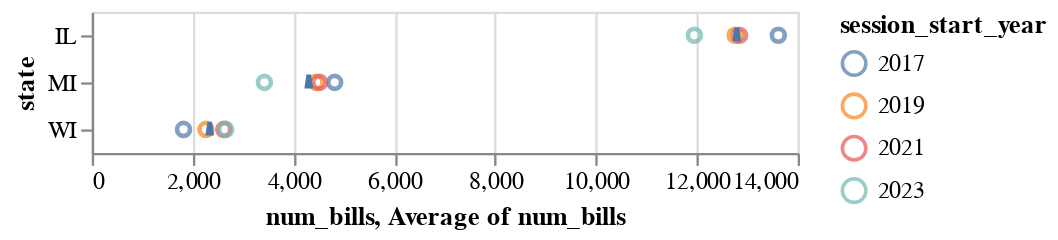

Write notebook code for a chart like this one.
### Code cell
# Example 5
# We can combine compatible charts by using `+` to layer them.
# There are other operators you'll encounter that allow placing charts side by side.
by_year + avgs

### Figure 1 — Vega-Lite specification as saved in the notebook (floating-point values rounded to 4 significant figures)
{"config": {"view": {"continuousWidth": 300, "continuousHeight": 300}}, "layer": [{"mark": {"type": "point"}, "encoding": {"color": {"field": "session_start_year", "type": "nominal"}, "x": {"field": "num_bills", "type": "quantitative"}, "y": {"field": "state", "type": "nominal"}}}, {"mark": {"type": "point", "shape": "wedge"}, "encoding": {"x": {"aggregate": "average", "field": "num_bills", "type": "quantitative"}, "y": {"field": "state", "type": "nominal"}}}], "data": {"name": "data-7819b1facf2e5fc9998dcf4cad0b99f8"}, "$schema": "https://vega.github.io/schema/vega-lite/v5.20.1.json", "datasets": {"data-7819b1facf2e5fc9998dcf4cad0b99f8": [{"state": "IL", "session_start_year": 2017, "num_bills": 13616}, {"state": "IL", "session_start_year": 2019, "num_bills": 12760}, {"state": "IL", "session_start_year": 2021, "num_bills": 12847}, {"state": "IL", "session_start_year": 2023, "num_bills": 11951}, {"state": "MI", "session_start_year": 2017, "num_bills": 4818}, {"state": "MI", "session_start_year": 2019, "num_bills": 4450}, {"state": "MI", "session_start_year": 2021, "num_bills": 4520}, {"state": "MI", "session_start_year": 2023, "num_bills": 3424}, {"state": "WI", "session_start_year": 2017, "num_bills": 1820}, {"state": "WI", "session_start_year": 2019, "num_bills": 2264}, {"state": "WI", "session_start_year": 2021, "num_bills": 2618}, {"state": "WI", "session_start_year": 2023, "num_bills": 2656}]}}
